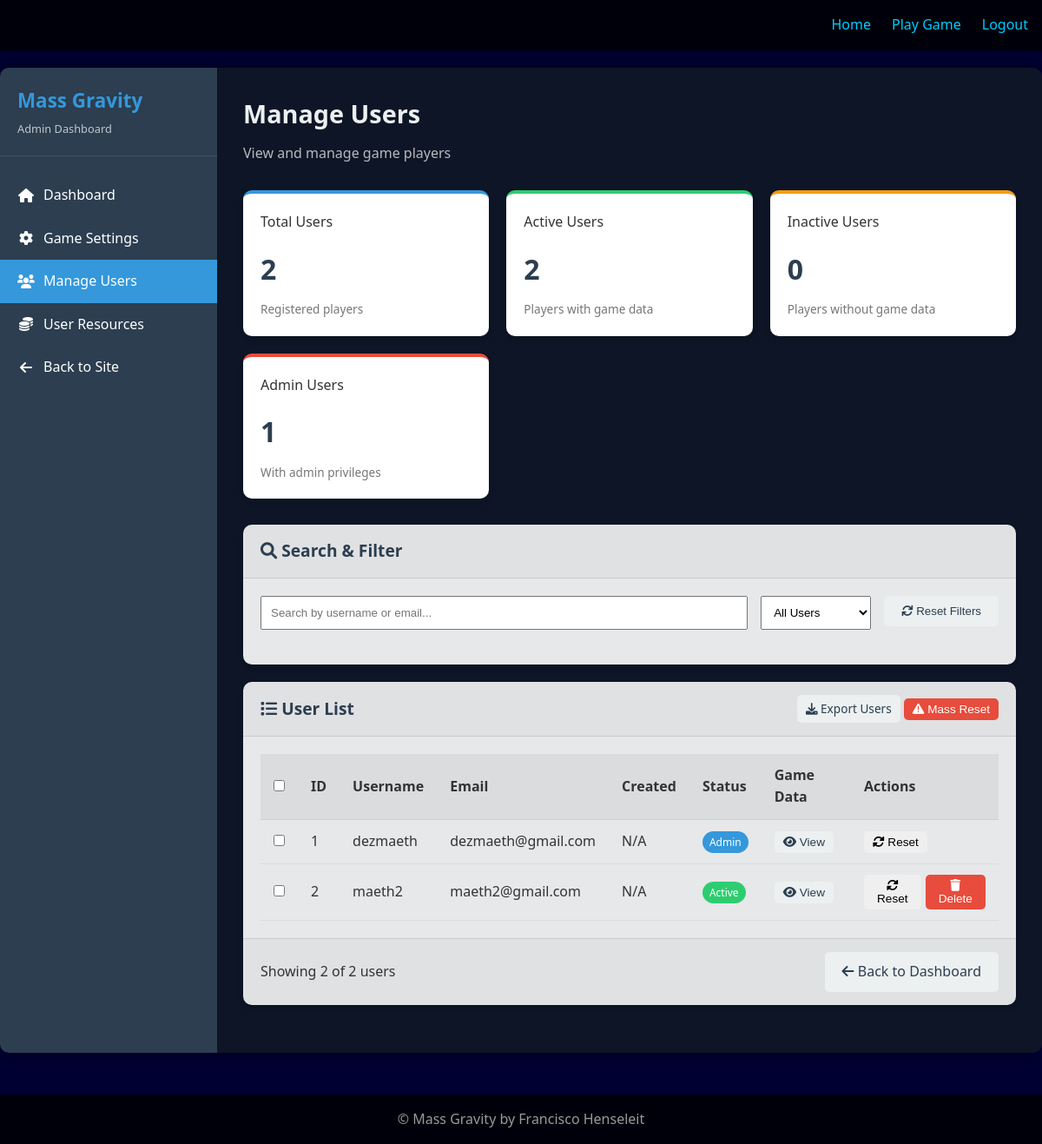
/admin/users (signed in), run on an earlier commit of the app's database.
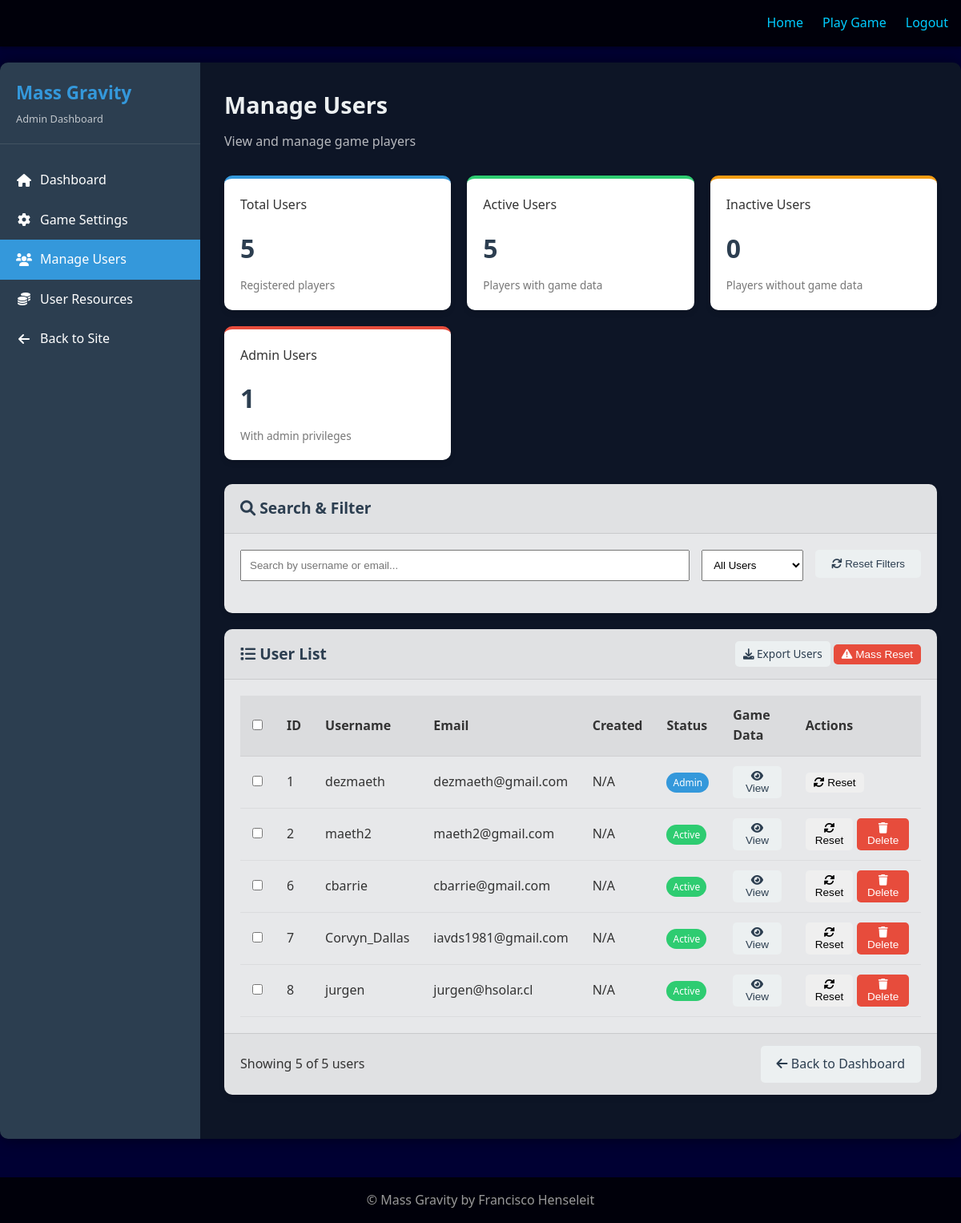
And on a later commit of the database.
### flask_app/models/user.py (models this page shows, shortened)
class User(UserMixin, db.Model):
    id = db.Column(db.Integer, primary_key=True)
    username = db.Column(db.String(64), unique=True, index=True)
    email = db.Column(db.String(120), unique=True, index=True)
    password_hash = db.Column(db.String(128))
    faction = db.Column(db.String(10), nullable=False)
    game_data = db.Column(db.Text, default="{}")

### flask_app/routes/admin.py (the view)
@admin.route('/users')
@login_required
@admin_required
def users():
    users = User.query.all()
    active_count = sum(1 for user in users if user.game_data and user.game_data != '{}')
    admin_count = sum(1 for user in users if user.id == 1)  # Simplified admin check
    return render_template('admin/users.html',
                          users=users,
                          active_count=active_count,
                          admin_count=admin_count)

### flask_app/models/user.py (called while the page is built)
@login_manager.user_loader
def load_user(user_id):
    return User.query.get(int(user_id))

### flask_app/routes/admin.py (called while the page is built)
def admin_required(f):
    @functools.wraps(f)
    def decorated_function(*args, **kwargs):
        if not current_user.is_authenticated or current_user.id != 1:
            flash('Admin access required')
            return redirect(url_for('main.index'))
        return f(*args, **kwargs)
    return decorated_function

### flask_app/templates/admin/users.html (shortened to what the changed rows need)
{% extends 'base.html' %}
{% block head %}
<link rel="stylesheet" href="{{ url_for('static', filename='css/admin.css') }}">
<link rel="stylesheet" href="https://cdnjs.cloudflare.com/ajax/libs/font-awesome/6.0.0/css/all.min.css">
{% endblock %}
{% block content %}
<div class="admin-container">
    <div class="admin-content">
        <div class="admin-content-header">
            <h2>Manage Users</h2>
        </div>
        <div class="admin-stats">
            <div class="admin-stat-card primary">
                <h3>Total Users</h3>
                <div class="stat-value">{{ users|length }}</div>
                <div class="stat-description">Registered players</div>
            </div>
            <div class="admin-stat-card success">
                <h3>Active Users</h3>
                <div class="stat-value">{{ active_count }}</div>
                <div class="stat-description">Players with game data</div>
            </div>
        </div>
        <div class="admin-card">
            <div class="admin-card-body">
                <table class="admin-table" id="usersTable">
                    <thead>
                        <tr>
                            <th><input type="checkbox" id="selectAllUsers"></th>
                            <th>ID</th>
                            <th>Username</th>
                            <th>Email</th>
                            <th>Created</th>
                            <th>Status</th>
                            <th>Game Data</th>
                            <th>Actions</th>
                        </tr>
                    </thead>
                    <tbody>
                        {% for user in users %}
                        <tr class="user-row"
                            data-username="{{ user.username }}"
                            data-email="{{ user.email }}"
                            data-status="{{ 'active' if user.game_data and user.game_data != '{}' else 'inactive' }}"
                            data-is-admin="{{ 'true' if user.id == 1 else 'false' }}">
                            <td><input type="checkbox" class="user-select" data-id="{{ user.id }}"></td>
                            <td>{{ user.id }}</td>
                            <td>{{ user.username }}</td>
                            <td>{{ user.email }}</td>
                            <td>{{ user.created_at.strftime('%Y-%m-%d') if user.created_at else 'N/A' }}</td>
                            <td>
                                {% if user.id == 1 %}
                                <span class="admin-badge admin-badge-primary">Admin</span>
                                {% elif user.game_data and user.game_data != '{}' %}
                                <span class="admin-badge admin-badge-success">Active</span>
                                {% else %}
                                <span class="admin-badge admin-badge-secondary">Inactive</span>
                                {% endif %}
                            </td>
                            <td>
                                {% if user.game_data and user.game_data != '{}' %}
                                <button class="admin-btn admin-btn-sm admin-btn-secondary view-game-data" data-userid="{{ user.id }}">
                                    <i class="fas fa-eye"></i> View
                                </button>
                                {% else %}
                                <span class="admin-badge admin-badge-secondary">No Data</span>
                                {% endif %}
                            </td>
                            <td>
                                <div class="actions">
                                    <form action="{{ url_for('admin.reset_user', user_id=user.id) }}" method="POST" style="display: inline-block;">
                                        <button type="submit" class="admin-btn admin-btn-sm admin-btn-warning" onclick="return confirm('Are you sure you want to reset this user\'s game data? This action cannot be undone.');">
                                            <i class="fas fa-sync-alt"></i> Reset
                                        </button>
                                    </form>
                                    {% if user.id != 1 %}
                                    <button class="admin-btn admin-btn-sm admin-btn-danger delete-user" data-userid="{{ user.id }}">
                                        <i class="fas fa-trash"></i> Delete
                                    </button>
                                    {% endif %}
                                </div>
                            </td>
                        </tr>
                        {% endfor %}
                    </tbody>
                </table>
            </div>
            <div class="admin-card-footer admin-flex-between">
                <div>
                    <span>Showing <span id="visibleCount">{{ users|length }}</span> of {{ users|length }} users</span>
                </div>
            </div>
        </div>
    </div>
</div>
{% endblock %}

What changed in the data, as far as the page shows it:
added User: id "6", username "cbarrie", email "cbarrie@gmail.com", created_at "N/A", shows "Active"
added User: id "7", username "Corvyn_Dallas", email "iavds1981@gmail.com", created_at "N/A", shows "Active"
added User: id "8", username "jurgen", email "jurgen@hsolar.cl", created_at "N/A", shows "Active"
Also different on the page:
{{ users|length }}: "2" → "5"
{{ active_count }}: "2" → "5"
